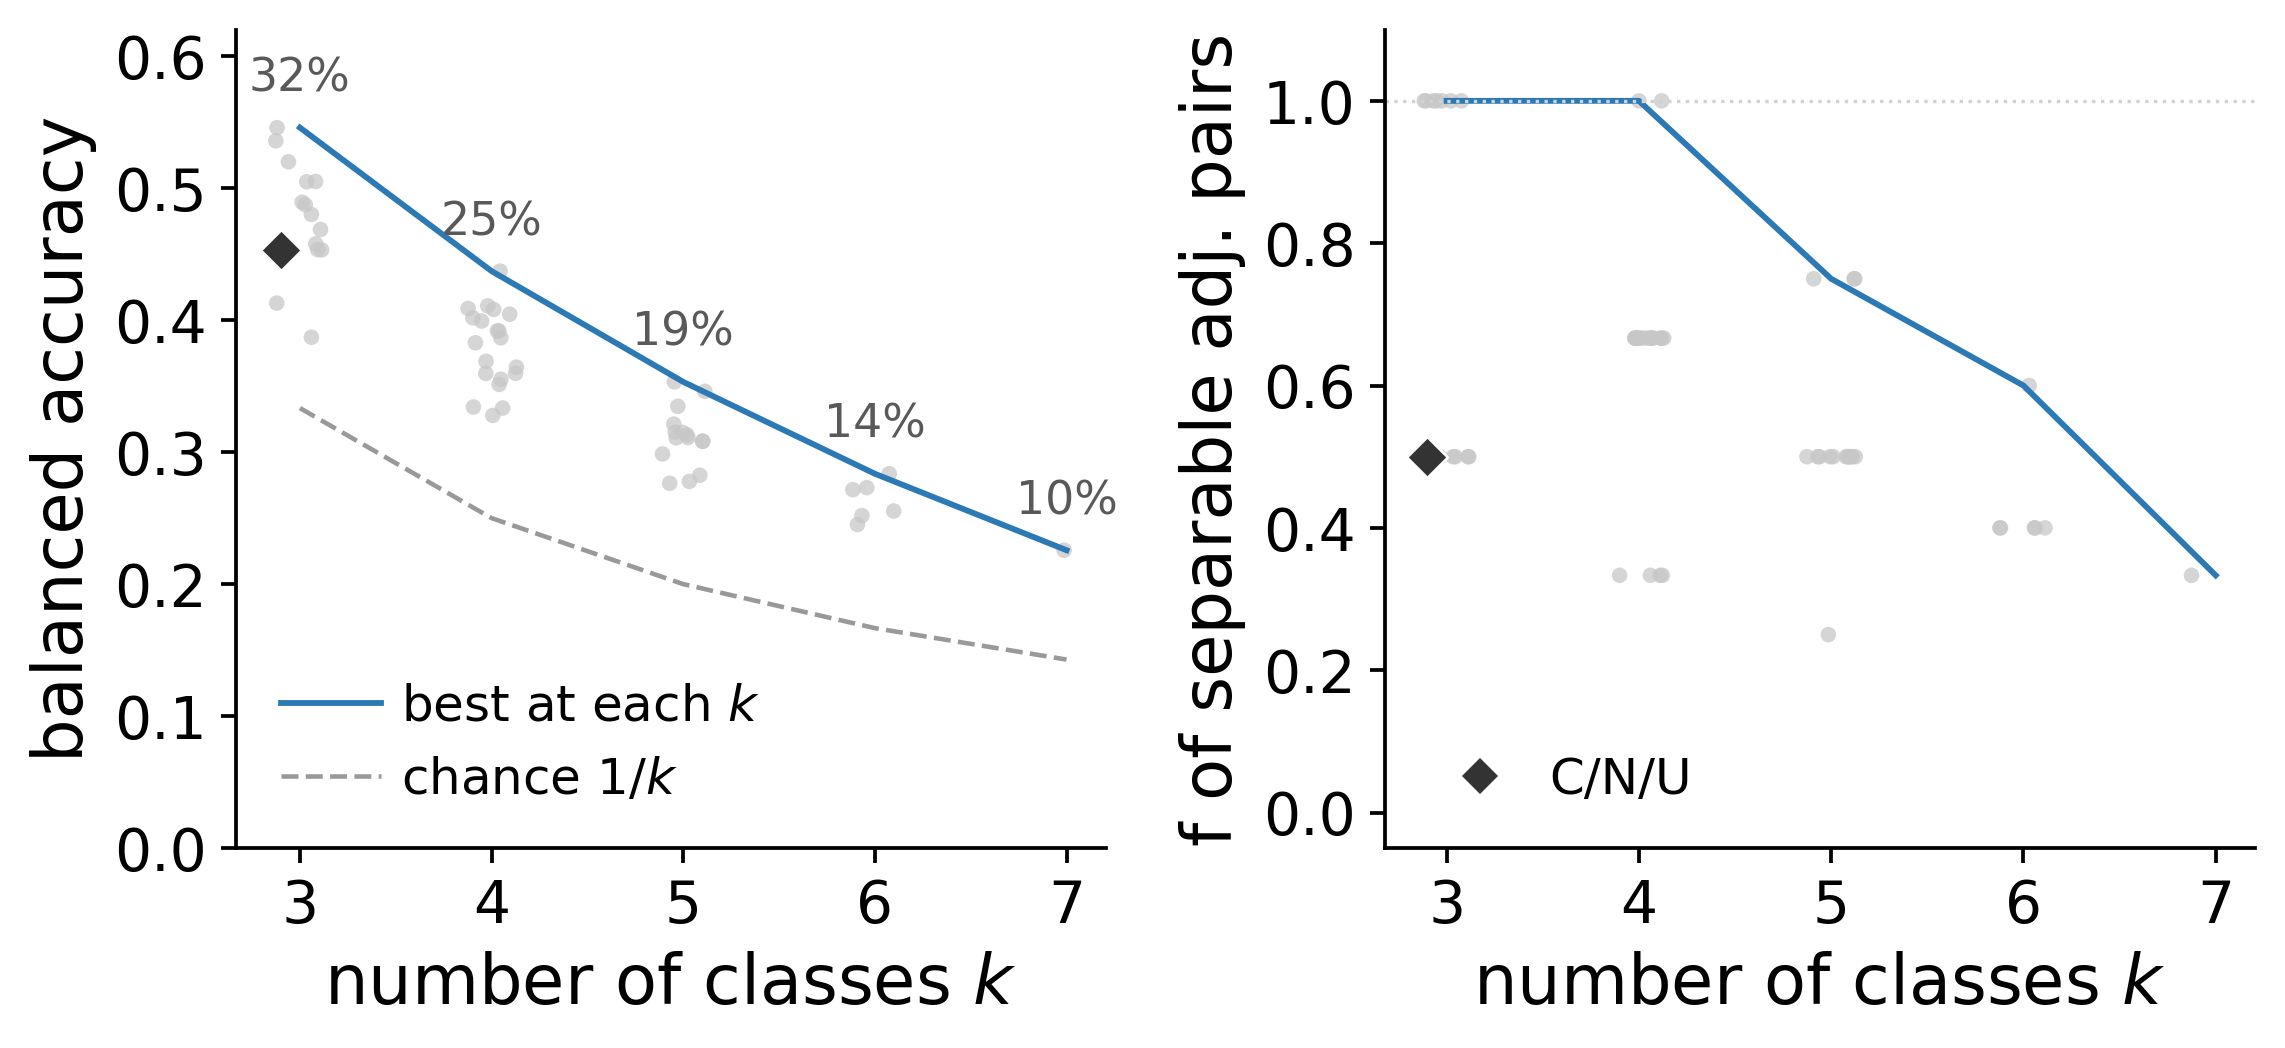

This figure's Python source:
# """F_cardinality -- choosing the comfort coarse-graining, two independent criteria, full distribution.
# ML panel uses WALK-grouped cross-validation (consistent with the thesis clustering unit; precomputed in
# _cardinality_walkcv.csv by the from-scratch benchmark, logistic + engineered features). Stats panel:
# fraction of adjacent classes separable along T_corr (Mann-Whitney). All 57 contiguous partitions shown
# (grey), best envelope per k, named candidates highlighted. Both criteria favour few classes; ML peaks
# at k=3; among 3-class cuts the asymmetric VU-isolating partitions lead, symmetric C/N/U is the balanced
# choice (Appendix A)."""
# import os, itertools, numpy as np, pandas as pd, matplotlib.pyplot as plt
# from scipy import stats
# from matplotlib.lines import Line2D
# from _common import set_style, save, CM
# set_style()
# HERE=os.path.dirname(os.path.abspath(__file__))
# ml=pd.read_csv(os.path.join(HERE,"_cardinality_walkcv.csv")); ml["cand"]=ml["cand"].fillna("")
# d=pd.read_csv(os.path.join(HERE,"..","data","votes_with_Tenv_comfort.csv")).dropna(subset=["category","T_corr"])
# ks=[3,4,5,6,7]
# CCOL={"C/N/U":"black","option 1":"#1f77b4","option 2":"#d62728","4-soft":"#ff7f0e","4-opt1":"#9467bd"}
# OFF={"C/N/U":-0.16,"option 1":-0.06,"option 2":0.06,"4-soft":-0.06,"4-opt1":0.06}

# # stats adjacency for cloud + candidates
# order=['Very uncomfortable','Uncomfortable','Slightly uncomfortable','Neutral(comfort)','Slightly comfortable','Comfortable','Very comfortable']
# order=[c for c in order if c in d.category.unique()]; n=len(order)
# vals={c:d[d.category==c].T_corr.values for c in order}
# def adjf(groups):
#     s=t=0
#     for a,b in zip(groups[:-1],groups[1:]):
#         s+=(stats.mannwhitneyu(np.concatenate([vals[c] for c in a]),np.concatenate([vals[c] for c in b]),alternative="two-sided")[1]<0.05); t+=1
#     return s/t
# def contig(k):
#     for cuts in itertools.combinations(range(1,n),k-1):
#         b=(0,)+cuts+(n,); yield [order[b[i]:b[i+1]] for i in range(k)]
# stats_cloud={k:[adjf(p) for p in contig(k)] for k in ks}
# CANDg={"C/N/U":[['Very uncomfortable','Uncomfortable','Slightly uncomfortable'],['Neutral(comfort)'],['Slightly comfortable','Comfortable','Very comfortable']],
#  "option 1":[['Very uncomfortable'],['Uncomfortable','Slightly uncomfortable'],['Neutral(comfort)','Slightly comfortable','Comfortable','Very comfortable']],
#  "option 2":[['Very uncomfortable'],['Uncomfortable','Slightly uncomfortable','Neutral(comfort)'],['Slightly comfortable','Comfortable','Very comfortable']],
#  "4-soft":[['Very uncomfortable','Uncomfortable'],['Slightly uncomfortable'],['Neutral(comfort)','Slightly comfortable'],['Comfortable','Very comfortable']],
#  "4-opt1":[['Very uncomfortable'],['Uncomfortable','Slightly uncomfortable'],['Neutral(comfort)','Slightly comfortable','Comfortable'],['Very comfortable']]}

# rng=np.random.default_rng(0)
# fig,(axA,axB)=plt.subplots(1,2,figsize=(16*CM,7*CM))
# # panel a (ML, walk-CV)
# bestbal={k:ml[ml.k==k].bal_acc.max() for k in ks}; adj={k:(bestbal[k]-1/k)/(1-1/k) for k in ks}
# for k in ks:
#     v=ml[ml.k==k].bal_acc.values; axA.scatter(k+rng.uniform(-0.13,0.13,len(v)),v,s=10,color="0.8",alpha=0.8,zorder=1,edgecolor="none")
# axA.plot(ks,[bestbal[k] for k in ks],"-",color="0.45",lw=1.1,zorder=2,label="best at each $k$")
# axA.plot(ks,[1/k for k in ks],"--",color="0.6",lw=0.9,zorder=2,label="chance $1/k$")
# for k in ks: axA.text(k,bestbal[k]+0.018,"%.0f%%"%(100*adj[k]),ha="center",fontsize=4.8,color="0.4")
# for _,r in ml[ml.cand!=""].iterrows():
#     c=r["cand"]; axA.scatter([r.k+OFF[c]],[r.bal_acc],marker="D",s=34,color=CCOL[c],zorder=5,edgecolor="white",lw=0.5)
# axA.set_xticks(ks); axA.set_xlabel("number of comfort classes $k$"); axA.set_ylabel("balanced accuracy (walk-grouped CV)")
# axA.set_ylim(0,0.62); axA.set_title("(a) ML recoverability",fontsize=7.5)
# axA.text(0.96,0.96,"labels: adjusted skill\nat best partition",transform=axA.transAxes,fontsize=4.4,color="0.4",ha="right",va="top")
# axA.legend(fontsize=5.0,frameon=False,loc="lower left")
# # panel b (stats)
# for k in ks:
#     v=stats_cloud[k]; axB.scatter(k+rng.uniform(-0.13,0.13,len(v)),v,s=10,color="0.8",alpha=0.8,zorder=1,edgecolor="none")
# axB.plot(ks,[max(stats_cloud[k]) for k in ks],"-",color="0.45",lw=1.1,zorder=2,label="best at each $k$")
# for c,g in CANDg.items():
#     axB.scatter([len(g)+OFF[c]],[adjf(g)],marker="D",s=34,color=CCOL[c],zorder=5,edgecolor="white",lw=0.5)
# axB.axhline(1.0,color="0.85",lw=0.6,ls=":")
# axB.set_xticks(ks); axB.set_xlabel("number of comfort classes $k$")
# axB.set_ylabel("fraction of adjacent pairs separable ($T_{\\rm corr}$)"); axB.set_ylim(-0.05,1.1)
# axB.set_title("(b) classical separability of neighbours",fontsize=7.5)
# handles=[Line2D([0],[0],marker="D",color="w",markerfacecolor=CCOL[c],markeredgecolor="white",ms=6,label=c) for c in CCOL]
# axB.legend(handles=handles,fontsize=5.0,frameon=False,loc="lower left",title="candidates",title_fontsize=5.2)
# fig.subplots_adjust(wspace=0.30)
# save(fig,"F_cardinality")
# print("walk-CV best/adj:",{k:(round(bestbal[k],3),round(adj[k],2)) for k in ks})
"""
F_cardinality -- choosing the comfort coarse-graining, two independent criteria, full distribution.
ML panel uses WALK-grouped cross-validation (consistent with the thesis clustering unit; precomputed in
_cardinality_walkcv.csv by the from-scratch benchmark, logistic + engineered features). Stats panel:
fraction of adjacent classes separable along T_corr (Mann-Whitney). All contiguous partitions shown
(grey), best envelope per k, named 3-class candidates highlighted. Both criteria favour few classes;
ML peaks at k=3; among 3-class cuts the asymmetric VU-isolating partitions lead, symmetric C/N/U is
the balanced choice.
"""

import os
import itertools
import numpy as np
import pandas as pd
import matplotlib.pyplot as plt
from scipy import stats
from matplotlib.lines import Line2D

from _common import set_style, set_paper_style, save, CM

set_style()
set_paper_style()

HERE = os.path.dirname(os.path.abspath(__file__))

# ---------------------------------------------------------------------
# Palette: consistent with occupation-regime figure + colorblind-friendly
# ---------------------------------------------------------------------

COLC = "#2C7AB5"   # blue
COLN = "#918686"   # grey
COLU = "#E69F00"   # orange, colorblind-friendly replacement for red

COL_LINE = "#2C7AB5" # green, colorblind-friendly, for best envelope
COL_CHANCE = "0.60"
COL_DARK = "0.20"
COL_LIGHT = "0.78"

CCOL = {
    "C/N/U": COL_DARK,
    # "option 1": COLC,
    # "option 2": COLU
}

OFF = {
    "C/N/U": -0.10,
    # "option 1": 0.00,
    # "option 2": 0.10
}

# ---------------------------------------------------------------------
# Load data
# ---------------------------------------------------------------------

ml = pd.read_csv(os.path.join(HERE, "_cardinality_walkcv.csv"))
ml["cand"] = ml["cand"].fillna("")

d = pd.read_csv(
    os.path.join(
        HERE,
        "..","data",
        "votes_with_Tenv_comfort.csv"
    )
).dropna(subset=["category", "T_corr"])

ks = [3, 4, 5, 6, 7]

# ---------------------------------------------------------------------
# Statistical adjacency criterion
# ---------------------------------------------------------------------

order = [
    "Very uncomfortable",
    "Uncomfortable",
    "Slightly uncomfortable",
    "Neutral(comfort)",
    "Slightly comfortable",
    "Comfortable",
    "Very comfortable"
]

order = [c for c in order if c in d.category.unique()]
n = len(order)

vals = {
    c: d[d.category == c].T_corr.values
    for c in order
}


def adjf(groups):
    s = 0
    t = 0

    for a, b in zip(groups[:-1], groups[1:]):
        x = np.concatenate([vals[c] for c in a])
        y = np.concatenate([vals[c] for c in b])

        p = stats.mannwhitneyu(
            x,
            y,
            alternative="two-sided"
        )[1]

        s += (p < 0.05)
        t += 1

    return s / t


def contig(k):
    for cuts in itertools.combinations(range(1, n), k - 1):
        b = (0,) + cuts + (n,)
        yield [order[b[i]:b[i + 1]] for i in range(k)]


stats_cloud = {
    k: [adjf(p) for p in contig(k)]
    for k in ks
}

# Only keep the 3-class candidates
CANDg = {
    "C/N/U": [
        ["Very uncomfortable", "Uncomfortable", "Slightly uncomfortable"],
        ["Neutral(comfort)"],
        ["Slightly comfortable", "Comfortable", "Very comfortable"]
    ],

    # "option 1": [
    #     ["Very uncomfortable"],
    #     ["Uncomfortable", "Slightly uncomfortable"],
    #     ["Neutral(comfort)", "Slightly comfortable", "Comfortable", "Very comfortable"]
    # ],

    # "option 2": [
    #     ["Very uncomfortable"],
    #     ["Uncomfortable", "Slightly uncomfortable", "Neutral(comfort)"],
    #     ["Slightly comfortable", "Comfortable", "Very comfortable"]
    # ]
}

# ---------------------------------------------------------------------
# Figure
# ---------------------------------------------------------------------

rng = np.random.default_rng(0)

fig, (axA, axB) = plt.subplots(
    1, 2,
    figsize=(19*CM, 9.0*CM)
)

fig.patch.set_facecolor("white")

for ax in (axA, axB):
    ax.set_facecolor("white")


# ---------------------------------------------------------------------
# Left panel: ML recoverability, walk-CV
# ---------------------------------------------------------------------

bestbal = {
    k: ml[ml.k == k].bal_acc.max()
    for k in ks
}

adj = {
    k: (bestbal[k] - 1/k) / (1 - 1/k)
    for k in ks
}

# Full cloud of all partitions
for k in ks:
    v = ml[ml.k == k].bal_acc.values

    axA.scatter(
        k + rng.uniform(-0.13, 0.13, len(v)),
        v,
        s=14,
        color=COL_LIGHT,
        alpha=0.75,
        zorder=1,
        edgecolor="none"
    )

# Best envelope
axA.plot(
    ks,
    [bestbal[k] for k in ks],
    "-",
    color=COL_LINE,
    lw=1.4,
    zorder=2,
    label="best at each $k$"
)

# Chance baseline
axA.plot(
    ks,
    [1/k for k in ks],
    "--",
    color=COL_CHANCE,
    lw=1.1,
    zorder=2,
    label="chance $1/k$"
)

# Adjusted-skill labels at the best partition
for k in ks:
    axA.text(
        k,
        bestbal[k] + 0.020,
        "%.0f%%" % (100 * adj[k]),
        ha="center",
        va="bottom",
        fontsize=11,
        color="0.35"
    )

# Highlight only the selected 3-class candidates
for _, r in ml[ml.cand.isin(CCOL.keys())].iterrows():
    c = r["cand"]

    axA.scatter(
        [r.k + OFF[c]],
        [r.bal_acc],
        marker="D",
        s=48,
        color=CCOL[c],
        zorder=5,
        edgecolor="white",
        lw=0.6
    )

axA.set_xticks(ks)

axA.set_xlabel(
    r"number of classes $k$",
    fontsize=16.5
)

axA.set_ylabel(
    "balanced accuracy",
    fontsize=16.5
)

axA.set_ylim(0, 0.62)

axA.tick_params(
    axis="both",
    labelsize=14
)

axA.legend(
    frameon=False,
    loc="lower left",
    fontsize=12,
    handletextpad=0.4
)


# ---------------------------------------------------------------------
# Right panel: classical separability
# ---------------------------------------------------------------------

# Full cloud of all contiguous partitions
for k in ks:
    v = stats_cloud[k]

    axB.scatter(
        k + rng.uniform(-0.13, 0.13, len(v)),
        v,
        s=14,
        color=COL_LIGHT,
        alpha=0.75,
        zorder=1,
        edgecolor="none"
    )

# Best envelope
axB.plot(
    ks,
    [max(stats_cloud[k]) for k in ks],
    "-",
    color=COL_LINE,
    lw=1.4,
    zorder=2,
    label="best at each $k$"
)

# Highlight only the selected 3-class candidates
for c, g in CANDg.items():
    axB.scatter(
        [len(g) + OFF[c]],
        [adjf(g)],
        marker="D",
        s=48,
        color=CCOL[c],
        zorder=5,
        edgecolor="white",
        lw=0.6
    )

axB.axhline(
    1.0,
    color="0.82",
    lw=0.8,
    ls=":"
)

axB.set_xticks(ks)

axB.set_xlabel(
    r"number of classes $k$",
    fontsize=16.5
)

axB.set_ylabel(
    r"f of separable adj. pairs",
    fontsize=16.5
)

axB.set_ylim(-0.05, 1.10)

axB.tick_params(
    axis="both",
    labelsize=14
)

handles = [
    Line2D(
        [0], [0],
        marker="D",
        color="w",
        markerfacecolor=CCOL[c],
        markeredgecolor="white",
        markersize=7,
        label=c
    )
    for c in CCOL
]

axB.legend(
    handles=handles,
    frameon=False,
    loc="lower left",
    fontsize=12,
    handletextpad=0.4
)


fig.subplots_adjust(
    wspace=0.32,
    left=0.085,
    right=0.985,
    bottom=0.18,
    top=0.95
)

save(fig, "F_cardinality")

print(
    "walk-CV best/adj:",
    {
        k: (round(bestbal[k], 3), round(adj[k], 2))
        for k in ks
    }
)
